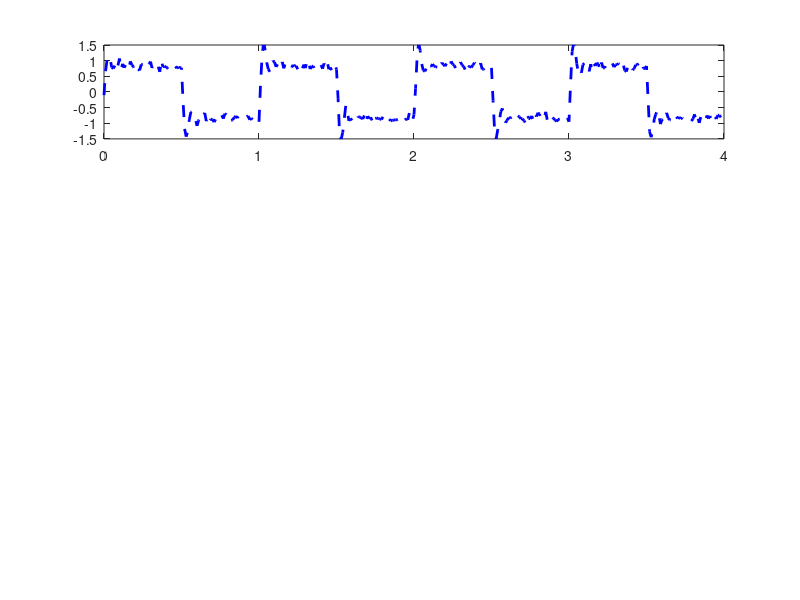

This figure's MATLAB source: (Note: this script raises an error after producing the figure.)
close all; dt=0.01;T0=10;t=0:dt:T0;N=length(t);
f=ones(size(t));
f(51:100)=-1;f(151:200)=-1;f(251:300)=-1;f(351:400)=-1;
f(426:450)=-1;f(476:500)=-1;f(526:550)=-1;f(576:600)=-1;
f(612:625)=-1;f(637:650)=-1;f(662:675)=-1;f(687:700)=-1;
f(712:725)=-1;f(737:750)=-1;f(762:775)=-1;f(787:800)=-1;
f(806:812)=-1;f(818:824)=-1;f(830:836)=-1;f(842:848)=-1;
f(854:860)=-1;f(866:872)=-1;f(878:884)=-1;f(890:896)=-1;
f(902:908)=-1;f(914:920)=-1;f(926:932)=-1;f(938:944)=-1;
f(950:956)=-1;f(962:968)=-1;f(974:980)=-1;f(986:992)=-1;
% figure('Position', [0, 0, 480, 240]);plot(t,f,'k','linewidth', 1); hold on;
% yline(0, '--');
% xlabel('time (s)');ylabel('f(t)');ylim([-1.5, 1.5]); hold off;
% set(gca, 'fontsize', 16);
% e=0.01*randn(1,1001);SNR=10*log10(sum(f.*f)/0.01^2);
% title(['SNR=', num2str(SNR)]);
% figure('Position', [0, 0, 480, 640]);
mp = colormap(winter);
cint=length(mp)/4;
colors=[mp(1,:); mp(1+cint,:); mp(1+cint*2, :); mp(1+cint*3,:)];
% subplot(3,2,1);plot(t,f,'k','linewidth', 0.5);
% xlabel('time (s)');ylabel('f(t)');
e=0.01*randn(1,1001);SNR=10*log10(sum(f.*f)/0.01^2);
% title(['SNR=', num2str(SNR)]);
zeta=0.3;Omega0=2*pi*15;fac=sqrt(1-zeta^2);
h=exp(-Omega0*zeta*t).*sin(Omega0*fac*t)/(Omega0*fac); % impulse response
h=h/sqrt(sum(h.*h)*dt); % normalize
intv1=1;intv2=51;
% subplot(2,1,1);plot(t(intv1:intv2),h(intv1:intv2), 'k', 'linewidth', 2);
% xlabel('time (s)');ylabel('h(t)');
% yline(0, '--');
% title("Impulse response of sensor 1")
% set(gca, 'fontsize', 16)

gp=conv(f,h)*dt;g=gp(1:1001); % measure gt=[h*f](t)
pred=8*(g+e);
cap=[1 400 600 800 1000];
figure('Position', [0,0,480,1280]);
for i=1:4
    subplot(4,1,i);
    plot(t(cap(i):cap(i+1)), pred(cap(i):cap(i+1)), 'k--', 'linewidth', 2, 'color', 'blue'); hold on
    if i==1
        xlim([0, 4])
    else
        xlim([2*i, 2*i+2])
    end
    ylim([-1.5, 1.5])
    yline(0, '--')
    xlabel('time (s)');ylabel('g(t)');
end
MSE1=(f(cap1:cap2)-pred(cap1:cap2)).^2;
% title(['MSE1=',num2str(MSE1)]);
u=0:1/T0:1/(2*dt);
Fp=fft(f);F=20*log10(abs(Fp(1:501)));
Hp=fft(h);H=20*log10(abs(Hp(1:501)));
Gp=fft(g);G=20*log10(abs(Gp(1:501)));
% subplot(1,3,1);
% plot(u, F, 'k', 'linewidth', 1); hold on;
% plot(u, H, 'k', 'linewidth', 2, 'color', 'blue'); hold off
% plot(u, G, 'k', 'linewidth', 2, 'color', 'green');hold off;
% xlabel('frequencu (Hz)');ylabel('frequency spectrum (dB)')
% xlim([0,50])
% set(gca, 'fontsize', 16)
% title("Frequency spectrum of sensor 1's impulse response");
% subplot(1,3,3);
% plot(u, H, 'k', 'linewidth', 2, 'color', 'blue'); hold on;
% xlabel('frequencu (Hz)');ylabel('frequency spectrum (dB)');
Om=2*pi*[4.2,9.4,14.4,23.7];w=[1;2;4;8];
ze=0.2;fac=sqrt(1-ze^2);
for j=1:length(Om)
    h(j,:)=exp(-Om(j)*ze*t).*sin(Om(j)*fac*t)/(Om(j)*fac);  % impulse response
    h(j,:)=h(j,:)/sqrt(sum(h(j,:).*h(j,:))*dt);
end
hhh=h'*w; hh=hhh';
hhn=10^(-18.3/20)*hhh'; % response functions into one and attenuate so peak matches peak of single sensor device
% figure(1);subplot(2,1,2);
% for i=1:4
%     plot(t(intv1:intv2), h(i, intv1:intv2), 'k--', 'color', colors(i,:), 'linewidth', 2); hold on
% end
% xlabel('time (s)');ylabel('h(t)');
% subplot(2,1,2);plot(t(intv1:intv2), hh(intv1:intv2), 'k', 'linewidth', 2); hold off
% yline(0, '--')
% xlabel('time(s)');ylabel('h(t)');
% title('impulse response of sensor 2')
% set(gca, 'fontsize', 16)
Hp=fft(hh);H=20*log10(abs(Hp(1:501)));
Hpn=fft(hhn);Hn=20*log10(abs(Hpn(1:501)));
% plot(u, Hn, 'k', 'linewidth', 2, 'color', 'red'); hold off;
% xlabel('frequencu (Hz)');ylabel('frequency spectrum (dB)');
% xlim([0,50])
% set(gca, 'fontsize',16);
% title("comparison of frequency spectrum of sensor 1 and 2 with normalized peak value")
gp=conv(f,hhn)*dt;g=gp(1:1001);
pred=5*(g+e);
MSE2=(f(cap1:cap2)-pred(cap1:cap2)).^2;
for i=1:4
    subplot(4,1,i);
    plot(t(cap(i):cap(i+1)),pred(cap(i):cap(i+1)),'k--','linewidth',2, 'color', 'red'); hold off;
    title(['MSE1=', num2str(mean(MSE1(cap(i):cap(i+1)))), ';MSE2=',num2str(mean(MSE2(cap(i):cap(i+1))))]);
    if i==1
        xlim([0, 4])
    else
        xlim([2*i, 2*i+2])
    end
    set(gca, 'fontsize',16)
end

for j=1:length(Om)
    Hf(j,:)=fft(h(j,:));HHf(j,:)=20*log10(w(j)*abs(Hf(j,1:501)));
%     plot(u, HHf(j,:), 'k', 'linewidth', 1, 'color', colors(j,:)); hold on;
end
% plot(u, H, 'k', 'linewidth', 2, 'color', 'red');hold off; 
% xlabel('frequencu (Hz)');ylabel('frequency spectrum (dB)');
% xlim([0,50])
% set(gca, 'fontsize',16)
% 
% syms omega zeta t s;
% h=exp(-omega*zeta*t)*sin(omega*sqrt(1-zeta^2)*t)/(omega*sqrt(1-zeta^2));
% H=laplace(h, t, s);
% omega=2*pi*15;zeta=0.3;
% HH=tf([0,0,0],[1,2*omega*zeta,-omega^2]);
% pzmap(HH)